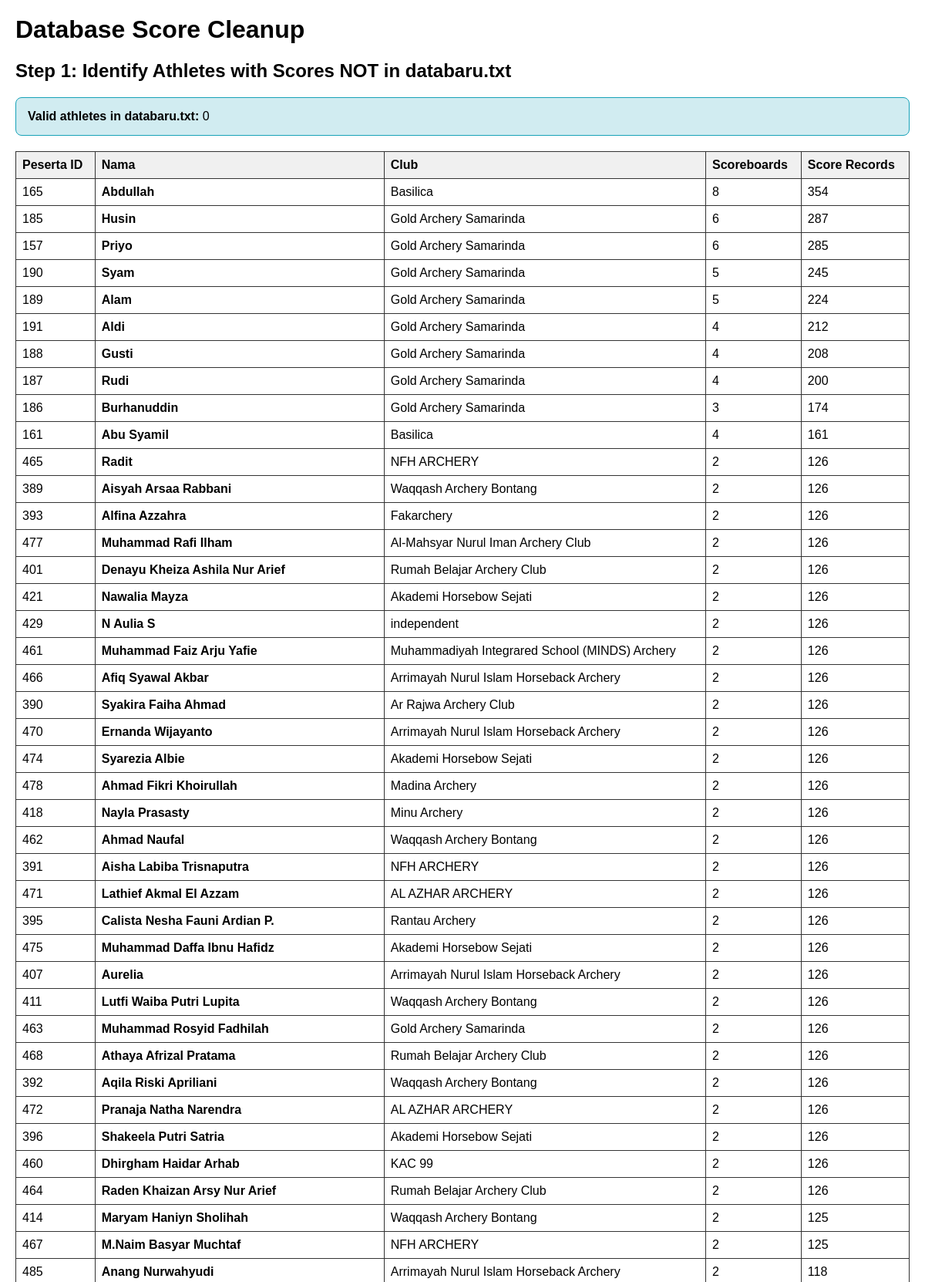
/actions/cleanup_scores.php (upper part), run on the app's committed database.
### tables this page shows
CREATE TABLE `peserta` (
  `id` int(11) NOT NULL,
  `nama_peserta` varchar(100) NOT NULL,
  `tanggal_lahir` date NOT NULL,
  `jenis_kelamin` enum('Laki-laki','Perempuan') DEFAULT NULL,
  `asal_kota` varchar(100) DEFAULT NULL,
  `nama_club` varchar(100) DEFAULT NULL,
  `sekolah` varchar(100) DEFAULT NULL,
  `kelas` varchar(50) DEFAULT NULL,
  `nomor_hp` varchar(20) DEFAULT NULL,
  `bukti_pembayaran` varchar(255) DEFAULT NULL,
  `category_id` int(11) DEFAULT NULL,
  `kegiatan_id` int(11) DEFAULT NULL
);

### actions/cleanup_scores.php (the view, shortened to what this page needs)
<?php
include '../config/panggil.php';
echo "<h1>Database Score Cleanup</h1>";
echo "<h2>Step 1: Identify Athletes with Scores NOT in databaru.txt</h2>";
$validAthletes = [];
echo "<div class='info'>";
echo "<strong>Valid athletes in databaru.txt:</strong> " . count($validAthletes);
echo "</div>";
$queryInvalidAthletes = "
    SELECT DISTINCT
        p.id as peserta_id,
        p.nama_peserta,
        p.nama_club,
        COUNT(DISTINCT s.score_board_id) as scoreboard_count,
        COUNT(s.id) as score_count
    FROM peserta p
    JOIN score s ON s.peserta_id = p.id
    WHERE LOWER(p.nama_peserta) NOT IN ('" . implode("','", array_map(fn($n) => $conn->real_escape_string($n), array_keys($validAthletes))) . "')
    GROUP BY p.id, p.nama_peserta, p.nama_club
    ORDER BY score_count DESC
";
$resultInvalid = $conn->query($queryInvalidAthletes);
if ($resultInvalid && $resultInvalid->num_rows > 0) {
    echo "<table>";
    echo "<tr><th>Peserta ID</th><th>Nama</th><th>Club</th><th>Scoreboards</th><th>Score Records</th></tr>";
    while ($row = $resultInvalid->fetch_assoc()) {
        echo "<tr>";
        echo "<td>{$row['peserta_id']}</td>";
        echo "<td><strong>{$row['nama_peserta']}</strong></td>";
        echo "<td>{$row['nama_club']}</td>";
        echo "<td>{$row['scoreboard_count']}</td>";
        echo "<td>{$row['score_count']}</td>";
        echo "</tr>";
    }
    echo "</table>";
} else {
    echo "<div class='success'>All athletes with scores are in databaru.txt!</div>";
}
?>

### actions/cleanup_scores.php (style rules this page uses)
table { border-collapse: collapse; margin: 20px 0; width: 100%; }
th, td { border: 1px solid #333; padding: 8px; text-align: left; }
th { background: #f0f0f0; }
.info { background: #d1ecf1; padding: 15px; border: 1px solid #17a2b8; border-radius: 8px; margin: 20px 0; }

### data on the page
peserta: id "165", nama_peserta "Abdullah", nama_club "Basilica", scoreboard_count "8", score_count "354"
peserta: id "185", nama_peserta "Husin", nama_club "Gold Archery Samarinda", scoreboard_count "6", score_count "287"
peserta: id "157", nama_peserta "Priyo", nama_club "Gold Archery Samarinda", scoreboard_count "6", score_count "285"
peserta: id "190", nama_peserta "Syam", nama_club "Gold Archery Samarinda", scoreboard_count "5", score_count "245"
peserta: id "189", nama_peserta "Alam", nama_club "Gold Archery Samarinda", scoreboard_count "5", score_count "224"
peserta: id "191", nama_peserta "Aldi", nama_club "Gold Archery Samarinda", scoreboard_count "4", score_count "212"
peserta: id "188", nama_peserta "Gusti", nama_club "Gold Archery Samarinda", scoreboard_count "4", score_count "208"
peserta: id "187", nama_peserta "Rudi", nama_club "Gold Archery Samarinda", scoreboard_count "4", score_count "200"
peserta: id "186", nama_peserta "Burhanuddin", nama_club "Gold Archery Samarinda", scoreboard_count "3", score_count "174"
peserta: id "161", nama_peserta "Abu Syamil", nama_club "Basilica", scoreboard_count "4", score_count "161"
peserta: id "465", nama_peserta "Radit", nama_club "NFH ARCHERY", scoreboard_count "2", score_count "126"
peserta: id "389", nama_peserta "Aisyah Arsaa Rabbani", nama_club "Waqqash Archery Bontang", scoreboard_count "2", score_count "126"
peserta: id "393", nama_peserta "Alfina Azzahra", nama_club "Fakarchery", scoreboard_count "2", score_count "126"
peserta: id "477", nama_peserta "Muhammad Rafi Ilham", nama_club "Al-Mahsyar Nurul Iman Archery Club", scoreboard_count "2", score_count "126"
peserta: id "401", nama_peserta "Denayu Kheiza Ashila Nur Arief", nama_club "Rumah Belajar Archery Club", scoreboard_count "2", score_count "126"
peserta: id "421", nama_peserta "Nawalia Mayza", nama_club "Akademi Horsebow Sejati", scoreboard_count "2", score_count "126"
peserta: id "429", nama_peserta "N Aulia S", nama_club "independent", scoreboard_count "2", score_count "126"
peserta: id "461", nama_peserta "Muhammad Faiz Arju Yafie", nama_club "Muhammadiyah Integrared School (MINDS) Archery", scoreboard_count "2", score_count "126"
peserta: id "466", nama_peserta "Afiq Syawal Akbar", nama_club "Arrimayah Nurul Islam Horseback Archery", scoreboard_count "2", score_count "126"
peserta: id "390", nama_peserta "Syakira Faiha Ahmad", nama_club "Ar Rajwa Archery Club", scoreboard_count "2", score_count "126"
peserta: id "470", nama_peserta "Ernanda Wijayanto", nama_club "Arrimayah Nurul Islam Horseback Archery", scoreboard_count "2", score_count "126"
peserta: id "474", nama_peserta "Syarezia Albie", nama_club "Akademi Horsebow Sejati", scoreboard_count "2", score_count "126"
peserta: id "478", nama_peserta "Ahmad Fikri Khoirullah", nama_club "Madina Archery", scoreboard_count "2", score_count "126"
peserta: id "418", nama_peserta "Nayla Prasasty", nama_club "Minu Archery", scoreboard_count "2", score_count "126"
peserta: id "462", nama_peserta "Ahmad Naufal", nama_club "Waqqash Archery Bontang", scoreboard_count "2", score_count "126"
peserta: id "391", nama_peserta "Aisha Labiba Trisnaputra", nama_club "NFH ARCHERY", scoreboard_count "2", score_count "126"
peserta: id "471", nama_peserta "Lathief Akmal El Azzam", nama_club "AL AZHAR ARCHERY", scoreboard_count "2", score_count "126"
peserta: id "395", nama_peserta "Calista Nesha Fauni Ardian P.", nama_club "Rantau Archery", scoreboard_count "2", score_count "126"
peserta: id "475", nama_peserta "Muhammad Daffa Ibnu Hafidz", nama_club "Akademi Horsebow Sejati", scoreboard_count "2", score_count "126"
peserta: id "407", nama_peserta "Aurelia", nama_club "Arrimayah Nurul Islam Horseback Archery", scoreboard_count "2", score_count "126"
peserta: id "411", nama_peserta "Lutfi Waiba Putri Lupita", nama_club "Waqqash Archery Bontang", scoreboard_count "2", score_count "126"
peserta: id "463", nama_peserta "Muhammad Rosyid Fadhilah", nama_club "Gold Archery Samarinda", scoreboard_count "2", score_count "126"
peserta: id "468", nama_peserta "Athaya Afrizal Pratama", nama_club "Rumah Belajar Archery Club", scoreboard_count "2", score_count "126"
peserta: id "392", nama_peserta "Aqila Riski Apriliani", nama_club "Waqqash Archery Bontang", scoreboard_count "2", score_count "126"
peserta: id "472", nama_peserta "Pranaja Natha Narendra", nama_club "AL AZHAR ARCHERY", scoreboard_count "2", score_count "126"
peserta: id "396", nama_peserta "Shakeela Putri Satria", nama_club "Akademi Horsebow Sejati", scoreboard_count "2", score_count "126"
peserta: id "460", nama_peserta "Dhirgham Haidar Arhab", nama_club "KAC 99", scoreboard_count "2", score_count "126"
peserta: id "464", nama_peserta "Raden Khaizan Arsy Nur Arief", nama_club "Rumah Belajar Archery Club", scoreboard_count "2", score_count "126"
peserta: id "414", nama_peserta "Maryam Haniyn Sholihah", nama_club "Waqqash Archery Bontang", scoreboard_count "2", score_count "125"
peserta: id "467", nama_peserta "M.Naim Basyar Muchtaf", nama_club "NFH ARCHERY", scoreboard_count "2", score_count "125"
peserta: id "485", nama_peserta "Anang Nurwahyudi", nama_club "Arrimayah Nurul Islam Horseback Archery", scoreboard_count "2", score_count "118"

### other printed values
count($validAthletes) "0"
